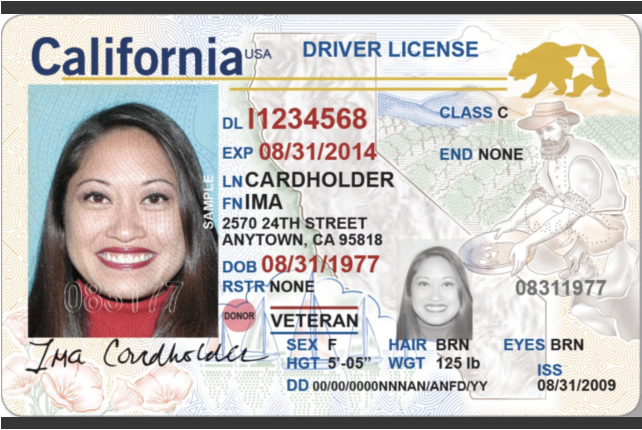
#> input picture images/License 1.png, 1284 x 860 px (shown at 1/2 size); its folder holds only this picture in this run
$ python 1_cv2_preprocess_and_stats.py
#> lines starting #> are read from the running program, lines starting #| are printed output that depends on the picture; after the words box and inside, x2 and y2 are one past the last pixel; in counts of white or black regions, pixels touching at a corner belong together
import os
import cv2
import numpy as np
import re
import time

# -------------------------------
# 🔹 UTILITY: NORMALIZE FILENAME
# -------------------------------
def normalize_filename(filename):
    """
    Normalizes a filename by:
      - Removing its extension
      - Converting all letters to lowercase
      - Replacing spaces and hyphens with underscores
    """
    name, _ = os.path.splitext(filename)
    return re.sub(r'[\s\-]+', '_', name.lower())


# -----------------------------
# 🔹 IMAGE PREPROCESSING
# -----------------------------
def resize_image(image, max_width=4000):
    """
    Resizes image while maintaining aspect ratio (max width = 4000px).
    """
    h, w = image.shape[:2]
    if w > max_width:
        ratio = max_width / w
        new_size = (int(w * ratio), int(h * ratio))
        image = cv2.resize(image, new_size, interpolation=cv2.INTER_AREA)
    return image


def preprocess_image(image_path, offset):
    """
    1) Reads the image
    2) Resizes if necessary (max width = 4000)
    3) Converts to grayscale
    4) Calculates (mean - offset) for threshold
    5) Binarizes the image
    6) Returns (final_image, final_size_bytes, local_time).
    """
#> called with image_path = 'images/License 1.png', offset = 20
    start_local = time.perf_counter()

    # 1) Read the image
    image = cv2.imread(image_path)
#> image is the input picture: shape (860, 1284, 3); mean B, G, R 189.3, 192.1, 195.7
    if image is None:
        raise ValueError(f"Could not read image: {image_path}")

    # 2) Resize if needed
    resized = resize_image(image)

    # 3) Convert to grayscale
    gray = cv2.cvtColor(resized, cv2.COLOR_BGR2GRAY)
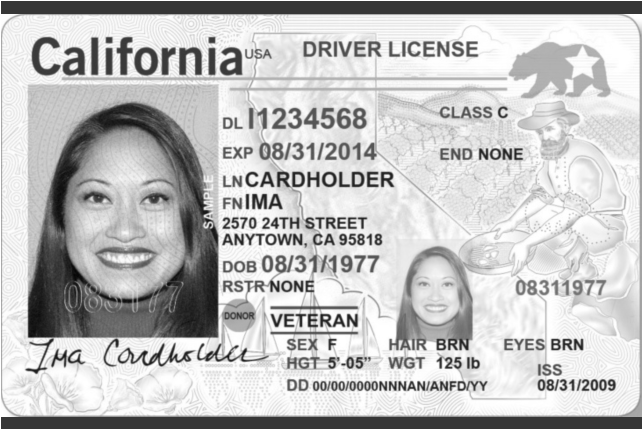
#> gray: shape (860, 1284) (shown at 1/2 size); min 4, max 255, mean 192.9

    # 4) Compute threshold = mean(gray) - offset, clamped to [0..255]
    mean_val = int(gray.mean())
#> mean_val = 192
    threshold_val = max(0, min(255, mean_val - offset))
#> threshold_val = 172

    # 5) Binarize
    _, bin_image = cv2.threshold(gray, threshold_val, 255, cv2.THRESH_BINARY)
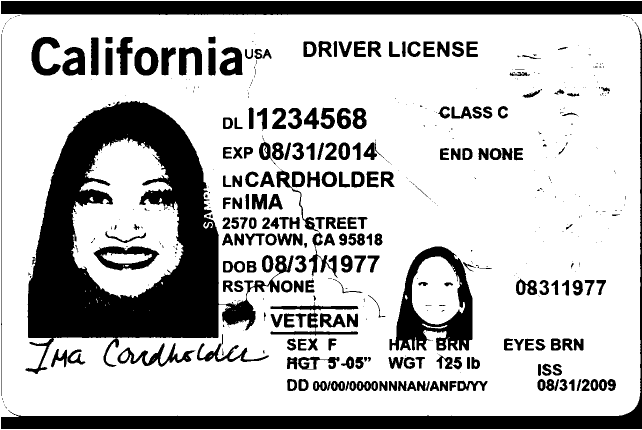
#> bin_image: shape (860, 1284) (shown at 1/2 size); 74.7% white; 490 black regions (266 under 20 px), largest, box (x1, y1, x2, y2) and area: (51, 202, 587, 748) 105749, (2, 44, 1284, 858) 36451, (2, 2, 1284, 30) 34573

    # Encode to memory buffer for size measurement
    success, buffer = cv2.imencode(".jpg", bin_image, [int(cv2.IMWRITE_JPEG_QUALITY), 90])
    final_size_bytes = len(buffer) if success else 0
#> final_size_bytes = 210508

    end_local = time.perf_counter()
    local_time = end_local - start_local

    # Return the binarized image, final size, time
    return bin_image, final_size_bytes, local_time


# --------------------------------
# 🔹 MAIN: PROCESS & LOG STATS
# --------------------------------
def main():
    images_folder = "images"
    preprocessed_folder = "preprocessed_images"
    results_folder = "results"

    # Create necessary folders
    os.makedirs(preprocessed_folder, exist_ok=True)
    os.makedirs(results_folder, exist_ok=True)

    results_file = os.path.join(results_folder, "processing_results.txt")

    # Gather images
    all_images = [
        f for f in os.listdir(images_folder)
        if f.lower().endswith(("png", "jpg", "jpeg"))
    ]
    if not all_images:
        raise FileNotFoundError("No images found in the 'images' folder.")

    all_images.sort()

    # Combined stats
    total_preprocess_time = 0.0
    combined_original_size = 0
    combined_final_size = 0
    total_images_processed = 0

    overall_start = time.perf_counter()

    # Open the results file
    with open(results_file, "w") as results:
        results.write("=== IMAGE PREPROCESSING RESULTS ===\n\n")

        for image_file in all_images:
            image_path = os.path.join(images_folder, image_file)
            original_size = os.path.getsize(image_path)

            # Decide offset based on filename
            # - license => mean - 20
            # - passport => mean - 30
            # - otherwise => offset = 0 (just use mean)
            filename_lower = image_file.lower()
            if filename_lower.startswith("license"):
                offset = 20
            elif filename_lower.startswith("passport"):
                offset = 30
            else:
                offset = 0

            # Preprocess (resize, binarize)
            processed_image, final_size_bytes, local_time = preprocess_image(
                image_path, offset=offset
            )
#> final_size_bytes = 210508; local_time = 0.197

            total_preprocess_time += local_time
#> total_preprocess_time = 0.197

            # Save final result
            normalized_name = normalize_filename(image_file)
            out_filename = f"{normalized_name}_preprocessed.jpg"
            save_path = os.path.join(preprocessed_folder, out_filename)
            cv2.imwrite(save_path, processed_image, [int(cv2.IMWRITE_JPEG_QUALITY), 90])

            # Update stats
            combined_original_size += original_size
            combined_final_size += final_size_bytes
#> combined_final_size = 210508
            total_images_processed += 1

            # Write individual image results to the file
            results.write(f"Preprocessed: {image_file}\n")
            results.write(f"  - Original size: {original_size} bytes\n")
            results.write(f"  - Final size: {final_size_bytes} bytes\n")
            results.write(f"  - Processing time: {local_time * 1000:.2f} ms\n")
            results.write("\n")

        overall_end = time.perf_counter()
        total_runtime = overall_end - overall_start

        # Calculate size reduction
        size_reduced = combined_original_size - combined_final_size
#> size_reduced = 1831249
        if combined_original_size > 0:
            size_reduced_pct = 100.0 * (1 - (combined_final_size / combined_original_size))
#> size_reduced_pct = 89.69
        else:
            size_reduced_pct = 0.0

        # Write final statistics to the results file
        results.write("\n=== SUMMARY ===\n")
        results.write(f"Total images processed:          {total_images_processed}\n")
        results.write(f"Total local preprocessing time:  {total_preprocess_time:.4f} sec\n")
        results.write(f"Combined original size:          {combined_original_size} bytes\n")
        results.write(f"Combined final size:             {combined_final_size} bytes\n")
        results.write(f"Size reduced (absolute):         {size_reduced} bytes\n")
        results.write(f"Size reduced (percentage):       {size_reduced_pct:.2f}%\n")
        results.write(f"Total runtime (all steps):       {total_runtime * 1000:.2f} ms\n")

    # Print summary in console as well
    print("\n=== PROCESS COMPLETE ===")
    print(f"Total images processed:          {total_images_processed}")
    print(f"\nTotal local preprocessing time:  {total_preprocess_time:.4f} sec")
#| Total local preprocessing time:  0.1966 sec
    print(f"Combined original size:          {combined_original_size} bytes")
    print(f"Combined final size:             {combined_final_size} bytes")
#| Combined final size:             210508 bytes
    print(f"Size reduced (absolute):         {size_reduced} bytes")
#| Size reduced (absolute):         1831249 bytes
    print(f"Size reduced (percentage):       {size_reduced_pct:.2f}%")
#| Size reduced (percentage):       89.69%
    print(f"Total runtime (all steps):       {total_runtime * 1000:.2f} ms")

    print(f"\nResults saved to: {results_file}")


if __name__ == "__main__":
    main()
